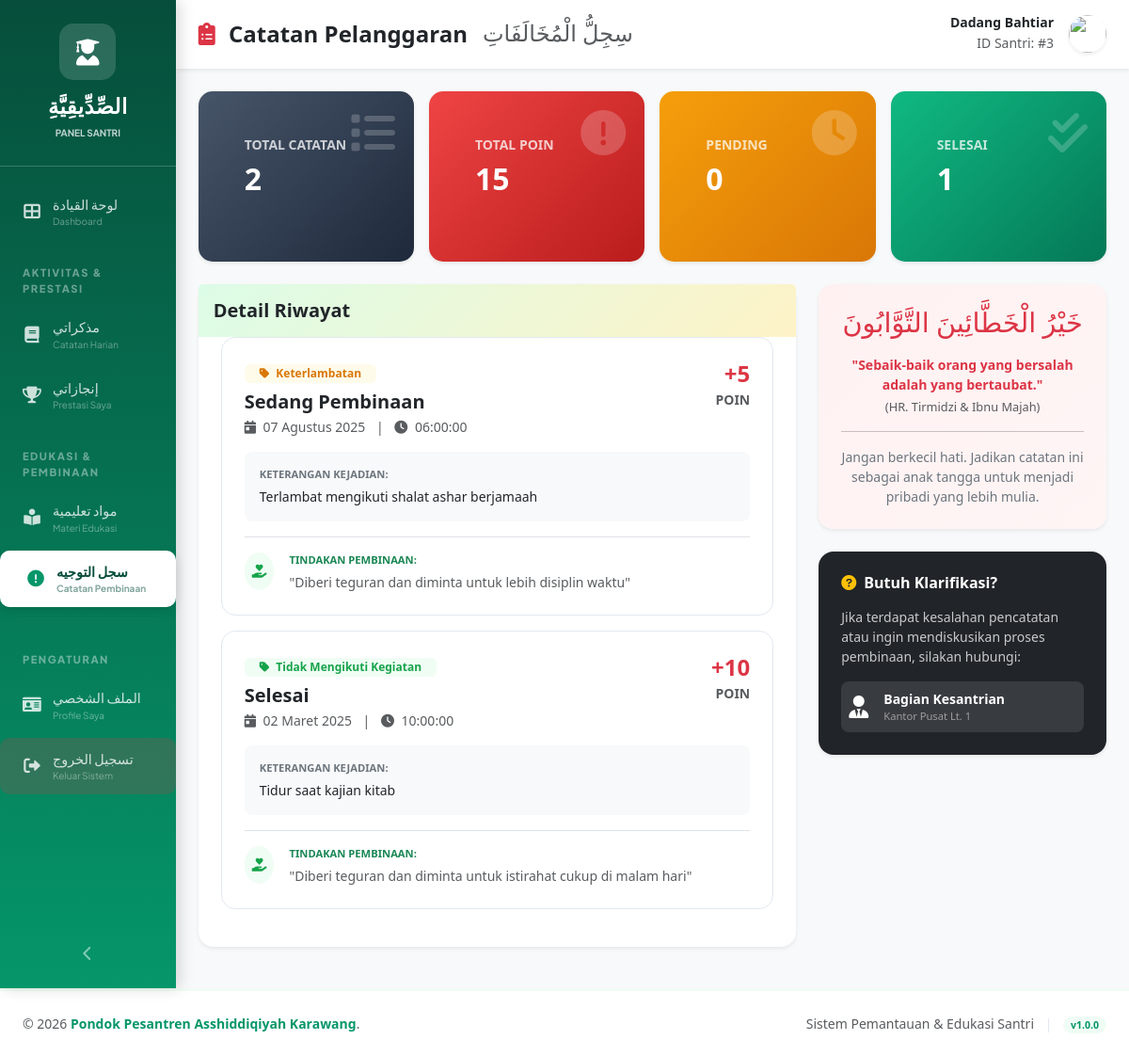
/santri/my_pelanggaran.php (signed in), run on the app's committed database.
### tables this page shows
CREATE TABLE `pelanggaran` (
  `id` int(11) NOT NULL,
  `santri_id` int(11) NOT NULL,
  `kategori_id` int(11) NOT NULL,
  `tanggal_pelanggaran` date NOT NULL,
  `waktu_pelanggaran` time NOT NULL,
  `deskripsi_pelanggaran` text DEFAULT NULL,
  `tindakan_pembinaan` text DEFAULT NULL,
  `status` enum('Belum Ditindak','Sedang Pembinaan','Selesai') DEFAULT 'Belum Ditindak',
  `dicatat_oleh` int(11) NOT NULL,
  `created_at` timestamp NOT NULL DEFAULT current_timestamp()
);

CREATE TABLE `kategori_pelanggaran` (
  `id` int(11) NOT NULL,
  `nama_kategori` varchar(100) NOT NULL,
  `deskripsi` text DEFAULT NULL,
  `poin_pelanggaran` int(11) DEFAULT 0,
  `created_at` timestamp NOT NULL DEFAULT current_timestamp()
);

### config.php (called while the page is built, shortened)
<?php
function formatTanggalIndo($tanggal) {
    $bulan = array(
        1 => 'Januari', 'Februari', 'Maret', 'April', 'Mei', 'Juni',
        'Juli', 'Agustus', 'September', 'Oktober', 'November', 'Desember'
    );
    $pecahkan = explode('-', $tanggal);
    return $pecahkan[2] . ' ' . $bulan[(int)$pecahkan[1]] . ' ' . $pecahkan[0];
}
?>

### santri/my_pelanggaran.php (the view, shortened to what this page needs)
<?php
require_once '../config.php';
$santri_id = $_SESSION['user_id'];
$query_pelanggaran = mysqli_query($conn, "
    SELECT p.*, k.nama_kategori, k.poin_pelanggaran
    FROM pelanggaran p
    JOIN kategori_pelanggaran k ON p.kategori_id = k.id
    WHERE p.santri_id = '$santri_id'
    ORDER BY p.tanggal_pelanggaran DESC, p.waktu_pelanggaran DESC
");
$total_pelanggaran = mysqli_num_rows($query_pelanggaran);
$total_poin = mysqli_fetch_assoc(mysqli_query($conn, "
    SELECT SUM(k.poin_pelanggaran) as total
    FROM pelanggaran p
    JOIN kategori_pelanggaran k ON p.kategori_id = k.id
    WHERE p.santri_id = '$santri_id'
"))['total'] ?? 0;
$belum_ditindak = mysqli_fetch_assoc(mysqli_query($conn, "
    SELECT COUNT(*) as total FROM pelanggaran
    WHERE santri_id = '$santri_id' AND status = 'Belum Ditindak'
"))['total'];
$selesai = mysqli_fetch_assoc(mysqli_query($conn, "
    SELECT COUNT(*) as total FROM pelanggaran
    WHERE santri_id = '$santri_id' AND status = 'Selesai'
"))['total'];
include '../includes/header.php';
?>
<div class="d-flex">
    <?php include '../includes/sidebar_santri.php'; ?>
    <div class="flex-grow-1 bg-light min-vh-100">
        <nav class="navbar navbar-expand navbar-light bg-white shadow-sm mb-4 px-4 py-3">
            <div class="d-flex align-items-center">
                <h4 class="mb-0 fw-bold me-3 text-dark"><i class="fas fa-clipboard-list me-2 text-danger"></i> Catatan Pelanggaran</h4>
                <h4 dir="rtl" lang="ar" class="mb-0 font-arab text-muted d-none d-md-block">سِجِلُّ الْمُخَالَفَاتِ</h4>
            </div>
            <div class="ms-auto d-flex align-items-center">
                <div class="text-end me-3 d-none d-sm-block">
                    <h6 class="mb-0 fw-bold small"><?php echo $_SESSION['nama_lengkap']; ?></h6>
                    <span class="text-muted small">ID Santri: #<?php echo $santri_id; ?></span>
                </div>
                <img src="<?php echo BASE_URL; ?>assets/images/<?php echo $_SESSION['foto_profil']; ?>"
                     class="rounded-circle shadow-sm" width="40" height="40" style="object-fit: cover;"
                     onerror="this.src='<?php echo BASE_URL; ?>assets/images/default.png'">
            </div>
        </nav>
        <div class="container-fluid px-4">
            <div class="row g-3 mb-4">
                <div class="col-6 col-md-3">
                    <div class="card stat-card shadow-sm text-white h-100" style="background: linear-gradient(135deg, #475569 0%, #1e293b 100%);">
                        <div class="card-body p-3 p-md-4">
                            <h6 class="small fw-bold opacity-75">TOTAL CATATAN</h6>
                            <h2 class="fw-bold mb-0"><?php echo $total_pelanggaran; ?></h2>
                            <i class="fas fa-list"></i>
                        </div>
                    </div>
                </div>
                <div class="col-6 col-md-3">
                    <div class="card stat-card shadow-sm text-white h-100" style="background: linear-gradient(135deg, #ef4444 0%, #b91c1c 100%);">
                        <div class="card-body p-3 p-md-4">
                            <h6 class="small fw-bold opacity-75">TOTAL POIN</h6>
                            <h2 class="fw-bold mb-0"><?php echo $total_poin; ?></h2>
                            <i class="fas fa-exclamation-circle"></i>
                        </div>
                    </div>
                </div>
                <div class="col-6 col-md-3">
                    <div class="card stat-card shadow-sm text-white h-100" style="background: linear-gradient(135deg, #f59e0b 0%, #d97706 100%);">
                        <div class="card-body p-3 p-md-4">
                            <h6 class="small fw-bold opacity-75">PENDING</h6>
                            <h2 class="fw-bold mb-0"><?php echo $belum_ditindak; ?></h2>
                            <i class="fas fa-clock"></i>
                        </div>
                    </div>
                </div>
                <div class="col-6 col-md-3">
                    <div class="card stat-card shadow-sm text-white h-100" style="background: linear-gradient(135deg, #10b981 0%, #047857 100%);">
                        <div class="card-body p-3 p-md-4">
                            <h6 class="small fw-bold opacity-75">SELESAI</h6>
                            <h2 class="fw-bold mb-0"><?php echo $selesai; ?></h2>
                            <i class="fas fa-check-double"></i>
                        </div>
                    </div>
                </div>
            </div>
            <div class="row">
                <div class="col-lg-8 mb-4">
                    <div class="card border-0 shadow-sm rounded-4">
                        <div class="card-header bg-white py-3 border-0">
                            <h5 class="mb-0 fw-bold text-dark">Detail Riwayat</h5>
                        </div>
                        <div class="card-body p-4 pt-0">
                            <?php if ($total_pelanggaran > 0): ?>
                                <?php mysqli_data_seek($query_pelanggaran, 0);
                                while ($row = mysqli_fetch_assoc($query_pelanggaran)):
                                    $status_bg = ($row['status'] == 'Selesai') ? 'bg-soft-success' : (($row['status'] == 'Belum Ditindak') ? 'bg-soft-danger' : 'bg-soft-warning');
                                ?>
                                <div class="violation-card p-4 mb-3 bg-white">
                                    <div class="d-flex justify-content-between align-items-start mb-3">
                                        <div>
                                            <span class="badge mb-2 <?php echo $status_bg; ?> px-3">
                                                <i class="fas fa-tag me-1"></i> <?php echo $row['nama_kategori']; ?>
                                            </span>
                                            <h5 class="fw-bold text-dark mb-1"><?php echo $row['status']; ?></h5>
                                            <div class="text-muted small">
                                                <i class="fas fa-calendar-day me-1"></i> <?php echo formatTanggalIndo($row['tanggal_pelanggaran']); ?>
                                                <span class="mx-2">|</span>
                                                <i class="fas fa-clock me-1"></i> <?php echo $row['waktu_pelanggaran']; ?>
                                            </div>
                                        </div>
                                        <div class="text-end">
                                            <h4 class="text-danger fw-bold mb-0">+<?php echo $row['poin_pelanggaran']; ?></h4>
                                            <small class="text-muted fw-bold">POIN</small>
                                        </div>
                                    </div>
                                    <div class="bg-light p-3 rounded-3 mb-3">
                                        <small class="fw-bold text-secondary d-block mb-1 text-uppercase" style="font-size: 0.7rem;">Keterangan Kejadian:</small>
                                        <p class="mb-0 text-dark small"><?php echo $row['deskripsi_pelanggaran']; ?></p>
                                    </div>
                                    <?php if (!empty($row['tindakan_pembinaan'])): ?>
                                    <div class="border-top pt-3">
                                        <div class="d-flex align-items-start">
                                            <div class="bg-soft-success p-2 rounded-circle me-3">
                                                <i class="fas fa-hand-holding-heart fa-sm"></i>
                                            </div>
                                            <div>
                                                <small class="fw-bold text-success d-block mb-1" style="font-size: 0.7rem;">TINDAKAN PEMBINAAN:</small>
                                                <p class="mb-0 text-muted small italic">"<?php echo $row['tindakan_pembinaan']; ?>"</p>
                                            </div>
                                        </div>
                                    </div>
                                    <?php endif; ?>
                                </div>
                                <?php endwhile; ?>
                            <?php endif; ?>
                        </div>
                    </div>
                </div>
                <div class="col-lg-4">
                    <?php if ($total_pelanggaran > 0): ?>
                    <div class="card border-0 shadow-sm mb-4" style="background: linear-gradient(135deg, #fff1f2 0%, #fff5f5 100%); border-radius: 15px;">
                        <div class="card-body p-4 text-center">
                            <h2 dir="rtl" class="font-arab text-danger mb-3" style="font-size: 1.8rem;">خَيْرُ الْخَطَّائِينَ التَّوَّابُونَ</h2>
                            <p class="fw-bold text-danger mb-1 small">"Sebaik-baik orang yang bersalah adalah yang bertaubat."</p>
                            <p class="text-muted x-small mb-0" style="font-size: 0.8rem;">(HR. Tirmidzi & Ibnu Majah)</p>
                            <hr class="my-3 opacity-10">
                            <p class="text-secondary small mb-0">Jangan berkecil hati. Jadikan catatan ini sebagai anak tangga untuk menjadi pribadi yang lebih mulia.</p>
                        </div>
                    </div>
                    <?php endif; ?>
                    <div class="card border-0 shadow-sm rounded-4 bg-dark text-white mb-4">
                        <div class="card-body p-4">
                            <h6 class="fw-bold mb-3"><i class="fas fa-question-circle me-2 text-warning"></i>Butuh Klarifikasi?</h6>
                            <p class="small opacity-75 mb-3">Jika terdapat kesalahan pencatatan atau ingin mendiskusikan proses pembinaan, silakan hubungi:</p>
                            <div class="d-flex align-items-center bg-white bg-opacity-10 p-2 rounded-3">
                                <i class="fas fa-user-tie me-3 fs-4"></i>
                                <div>
                                    <div class="fw-bold small">Bagian Kesantrian</div>
                                    <div class="x-small opacity-50" style="font-size: 0.7rem;">Kantor Pusat Lt. 1</div>
                                </div>
                            </div>
                        </div>
                    </div>
                </div>
            </div>
        </div>
    </div>
</div>
<?php include '../includes/footer.php'; ?>
</body>
</html>

### includes/header.php (style rules this page uses)
:root { --primary-green: #86efac; --secondary-green: #4ade80; --dark-green: #16a34a; --light-green: #dcfce7; --cream: #fef3c7; }
body { background: linear-gradient(135deg, var(--light-green) 0%, var(--cream) 50%, #fff7ed 100%); font-family: 'Segoe UI', Tahoma, Geneva, Verdana, sans-serif; }
.card { border: 2px solid var(--light-green); box-shadow: 0 2px 15px rgba(0, 0, 0, 0.05); border-radius: 10px; margin-bottom: 20px; }
.card-header { background: linear-gradient(135deg, var(--light-green) 0%, var(--cream) 100%); border-bottom: 2px solid var(--primary-green); font-weight: 600; color: var(--dark-green); }
.stat-card { background: linear-gradient(135deg, var(--primary-green) 0%, var(--secondary-green) 100%); color: var(--dark-green); padding: 25px; border-radius: 15px; box-shadow: 0 5px 20px rgba(134, 239, 172, 0.3); position: relative; overflow: hidden; }
.stat-card i { position: absolute; right: 20px; top: 20px; font-size: 2.5rem; opacity: 0.3; }

### santri/my_pelanggaran.php (style rules this page uses)
.font-arab { font-family: 'Amiri', serif; }
.stat-card { transition: all 0.3s ease; border: none; overflow: hidden; border-radius: 15px; }
.stat-card i { position: absolute; right: 20px; bottom: 20px; font-size: 3rem; opacity: 0.2; }
.violation-card { transition: all 0.3s ease; border-radius: 15px; border: 1px solid #e2e8f0; }
.bg-soft-warning { background-color: #fffbeb; color: #d97706; }
.bg-soft-success { background-color: #f0fdf4; color: #16a34a; }

### includes/sidebar_santri.php (style rules this page uses)
.opacity-50 { opacity: 0.5; }

### includes/footer.php (style rules this page uses)
.rounded-4 { border-radius: 1rem !important; }

### data on the page
pelanggaran: kategori.nama_kategori "Keterlambatan", status "Sedang Pembinaan", tanggal_pelanggaran "07 Agustus 2025", waktu_pelanggaran "06:00:00", kategori.poin_pelanggaran "5", deskripsi_pelanggaran "Terlambat mengikuti shalat ashar berjamaah", tindakan_pembinaan "Diberi teguran dan diminta untuk lebih disiplin waktu"
pelanggaran: kategori.nama_kategori "Tidak Mengikuti Kegiatan", status "Selesai", tanggal_pelanggaran "02 Maret 2025", waktu_pelanggaran "10:00:00", kategori.poin_pelanggaran "10", deskripsi_pelanggaran "Tidur saat kajian kitab", tindakan_pembinaan "Diberi teguran dan diminta untuk istirahat cukup di malam hari"

### other printed values
$_SESSION['nama_lengkap'] "Dadang Bahtiar"
$santri_id "3"
$total_pelanggaran "2"
$total_poin "15"
$belum_ditindak "0"
$selesai "1"
